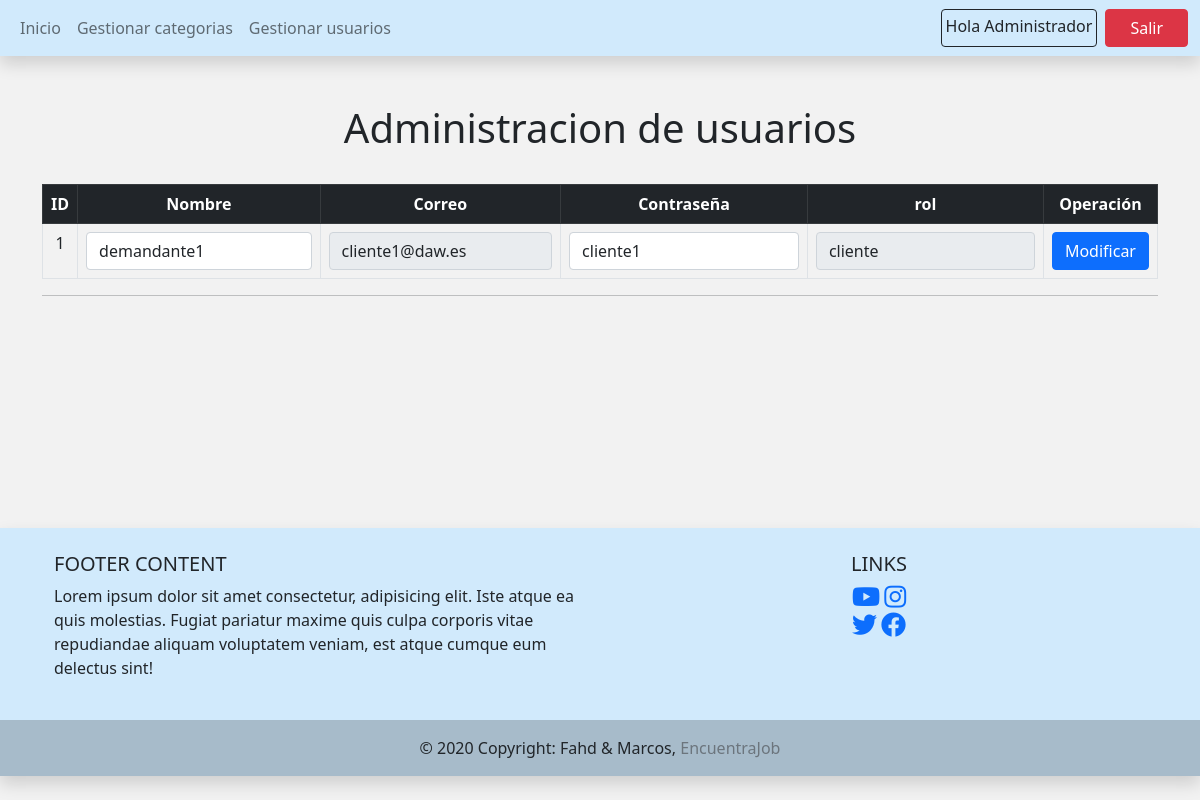
The page /modif_usuario_plantilla.php?modif_id=2&rol=cliente (signed in) on the database its author committed.
### tables this page shows
CREATE TABLE `usuarios` (
  `id_usuario` int(10) NOT NULL,
  `rol` varchar(15) NOT NULL,
  `nombre_usuario` varchar(25) NOT NULL,
  `email` varchar(20) NOT NULL,
  `password` varchar(15) NOT NULL
);

### modif_usuario_plantilla.php (the view, shortened to what this page needs)
<?php
$conn = conexion();
if(isset($_GET['modif_id']) && isset($_GET['rol'])){
  $id_user = $_GET['modif_id'];
  $sql_modif = "Select * from usuarios where id_usuario = '$id_user'";
  if($rs_modif = $conn->query($sql_modif)){
    $rs_modif = $rs_modif->fetch_assoc();
  }
  else die("Error al sacar los datos");
}
?>
<!doctype html>
<html lang="es">
  <head>
    <link href="css/bootstrap.min.css" rel="stylesheet" >
    <link href="fontawesome/css/all.min.css" rel="stylesheet" />
  </head>
  <body style="background-color: #f2f2f2;">
  <nav class="navbar navbar-expand-lg navbar-light shadow" style="background-color: #D1EAFC;">
    <div class="container-fluid">
    <div class="collapse navbar-collapse" id="navbarNav">
      <ul class="navbar-nav">
        <li class="nav-item">
          <a class="nav-link " aria-current="page" href="vista_Admin.php">Inicio</a>
        </li>
        <li class="nav-item">
          <a class="nav-link " href="gestionar_categorias.php">Gestionar categorias</a>
        </li>
        <li class="nav-item">
          <a class="nav-link" href="gestionar_usuarios.php">Gestionar usuarios</a>
        </li>
      </ul>
    </div>
      <ul class="navbar-nav">
        <li class="nav-item me-2 p-1 border border-dark rounded">
        Hola&nbsp;<?=ucwords($_SESSION['nombre']) ;?>
        </li>
        <li class="nav-item">
          <a href="logout.php" class="btn btn-danger px-4">Salir</a>
        </li>
      </ul>
    </div>
</nav>
<div class="px-3 py-3 pt-md-5 pb-md-4 mx-auto text-center">
  <main class="container text-center ">
    <h1>Administracion de usuarios</h1><br>
<table class="table table-bordered">
  <thead class="table-dark">
    <tr  class="text-center">
      <th scope="col">ID</th>
      <th scope="col">Nombre</th>
      <th scope="col">Correo</th>
      <th scope="col">Contraseña</th>
      <th scope="col">rol</th>
      <th scope="col">Operación</th>
    </tr>
  </thead>
  <tbody>
    <form method="post" class="form-control">
    <tr  class="text-center">
      <td>1</td>
      <td><input name="nombre" type="text" value="<?=$rs_modif['nombre_usuario'];?>" class="form-control"></td>
      <td><input  type="text" readonly value="<?=$rs_modif['email'];?>" class="form-control"></td>
      <td><input name="pass" type="text" value="<?=$rs_modif['password'];?>" class="form-control"></td>
      <td><input  type="text" readonly value="<?=$rs_modif['rol'];?>" class="form-control"></td>
     <td><input type="submit" name="btn_modif" class="btn btn-primary" value="Modificar"></td>
    </tr>
  </form>
  </tbody>
</table>
<hr>
</main>
</div>
<br><br><br><br><br><br><br><br>
  <footer class="text-center text-lg-start shadow" style="background-color: #D1EAFC;">
  <div class="container p-4">
    <div class="row">
      <div class="col-lg-6 col-md-12 mb-4 mb-md-0">
        <h5 class="text-uppercase">Footer Content</h5>
        <p>
          Lorem ipsum dolor sit amet consectetur, adipisicing elit. Iste atque ea quis
          molestias. Fugiat pariatur maxime quis culpa corporis vitae repudiandae aliquam
          voluptatem veniam, est atque cumque eum delectus sint!
        </p>
      </div>
      <div class="col-lg-6 col-md-12 mb-4 mb-md-0">
        <h5 class="text-uppercase text-center">Links</h5>
        <ul class="list-unstyled mb-0 text-center">
          <li>
            <a href="https://www.youtube.com/watch?v=FwhKhecN-1E" ><i class="fab fa-youtube" style="font-size:25px;" ></i></a>
            <a href="https://www.instagram.com/usal" ><i class="fab fa-instagram" style="font-size:25px;" ></i></a>
          </li>
          <li>
            <a href="https://www.twitter.com/usal"><i class="fab fa-twitter" style="font-size:25px;" ></i></a>
            <a href="https://www.facebook.com/" ><i class="fab fa-facebook" style="font-size:25px;" ></i></a>
          </li>
        </ul>
      </div>
    </div>
  </div>
  <div class="text-center p-3" style="background-color: rgba(0, 0, 0, 0.2)">
    © 2020 Copyright: Fahd & Marcos,
    <a class="text-muted" style="text-decoration:none">EncuentraJob</a>
  </div>
</footer>
  </body>
</html>

### rows shown on the page
usuarios: nombre "demandante1", email "cliente1@daw.es", pass "cliente1", rol "cliente"

### other values the page prints
$_SESSION['nombre'] "Administrador"
